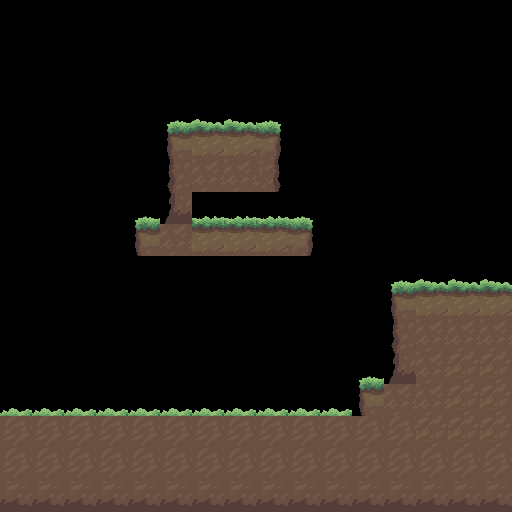

Tiled map render using the project's own tile images. Description and the whole map definition, tile-layer contents included, below:
An orthogonal 16x16 tile map with 32x32 px tiles, 1 tile layer (Tile Layer 1).

<map version="1.2" tiledversion="1.2.5" orientation="orthogonal" renderorder="right-down" width="16" height="16" tilewidth="32" tileheight="32" infinite="0" nextlayerid="2" nextobjectid="1">
 <tileset firstgid="1" source="../Tiles/tileset.tsx" />
 <layer id="1" name="Tile Layer 1" width="16" height="16">
  <data encoding="csv">
0,0,0,0,0,0,0,0,0,0,0,0,0,0,0,0,
0,0,0,0,0,0,0,0,0,0,0,0,0,0,0,0,
0,0,0,0,0,0,0,0,0,0,0,0,0,0,0,0,
0,0,0,0,0,11,127,127,13,0,0,0,0,0,0,0,
0,0,0,0,0,40,156,156,42,0,0,0,0,0,0,0,
0,0,0,0,0,69,185,185,71,0,0,0,0,0,0,0,
0,0,0,0,11,98,126,126,126,13,0,0,0,0,0,0,
0,0,0,0,40,185,156,156,156,42,0,0,0,0,0,0,
0,0,0,0,0,0,0,0,0,0,0,0,11,127,127,127,
0,0,0,0,0,0,0,0,0,0,0,0,40,156,156,156,
0,0,0,0,0,0,0,0,0,0,0,0,69,185,185,185,
0,0,0,0,0,0,0,0,0,0,0,11,98,185,186,186,
128,128,128,128,128,128,128,128,128,128,128,40,185,185,186,186,
184,184,184,184,184,184,184,184,184,184,184,184,184,186,186,186,
184,184,184,184,184,184,184,184,184,184,184,184,184,184,184,184,
213,213,213,213,213,213,213,213,213,213,213,213,213,213,213,213
</data>
 </layer>
</map>
